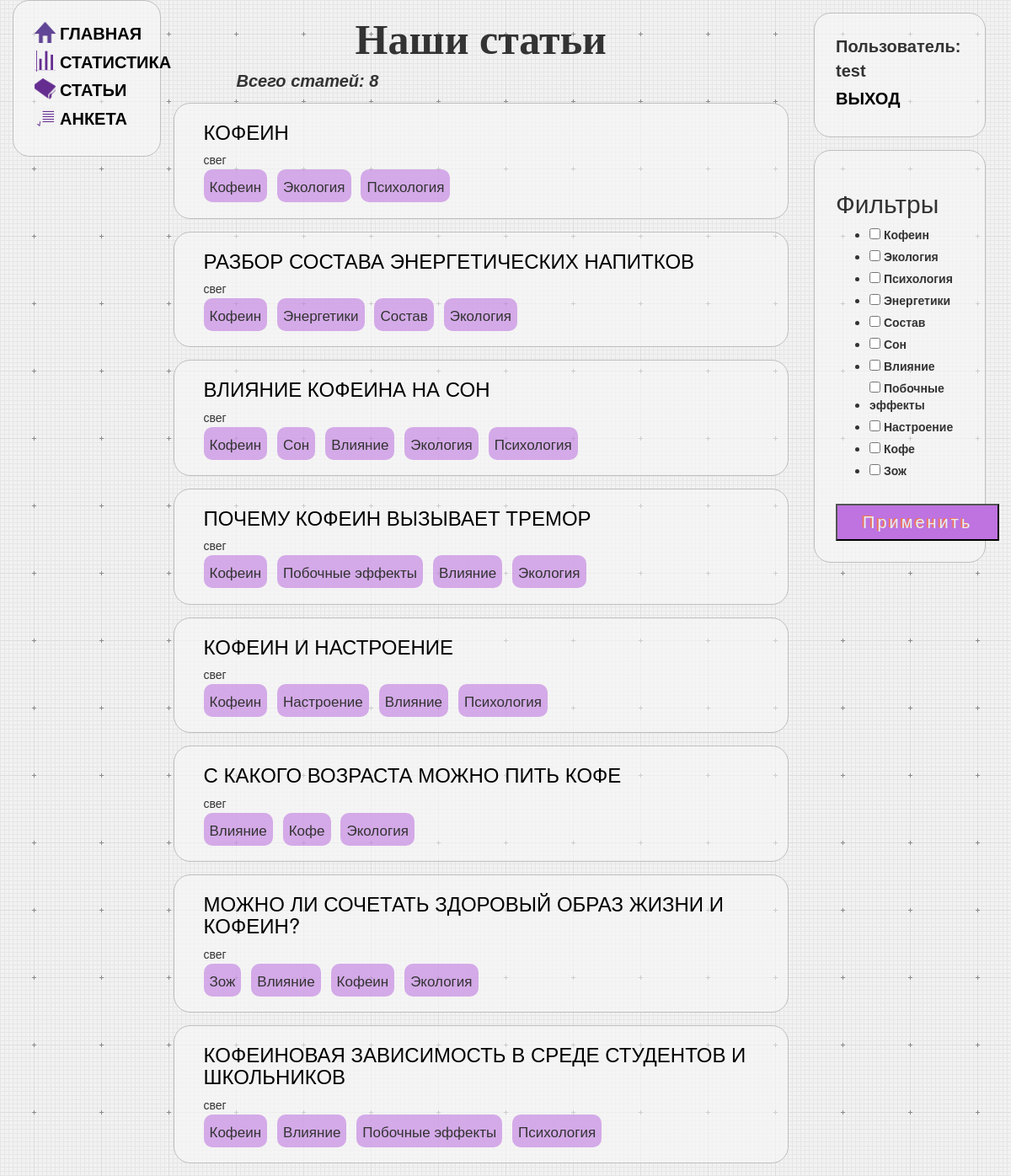
The page /caffeine/articles/ (signed in) on the database its author committed.
### catalog/models.py (models this page shows, shortened)
class Article(models.Model):
    article_id = models.AutoField(primary_key=True)
    title = models.TextField()
    summary = models.TextField(null=True)
    tags = models.TextField(null=True)
    template = models.TextField(default='base_article')
    class Meta:
        pass
    def create_dict(self):
        return {'title': self.title, 'tags': [i.capitalize().replace('_', ' ') for i in self.tags.split()],
                'summary': self.summary, 'id': self.article_id}

class CustomUser(AbstractBaseUser, PermissionsMixin):
    objects = CustomUserManager()
    last_login = False
    id = models.AutoField(primary_key=True)
    username = models.CharField(max_length=40, unique=True)
    email = models.EmailField(unique=True)
    password = models.CharField(max_length=30)
    is_staff = models.BooleanField(default=False)
    USERNAME_FIELD = 'username'
    REQUIRED_FIELDS = ['email', 'password']
    class Meta:
        pass

### catalog/views.py (the view)
# urls.py: urlpatterns += [path('articles/', views.articles_view, name="articles")]
def articles_view(request):
    num = Article.objects.all().count()
    articles_list = [i.create_dict() for i in Article.objects.all()]
    form = Articles_filter()
    filters = None
    if request.method == 'POST':
        req = dict(request.POST)
        if 'filter_field' in req.keys():
            filters = req['filter_field']
            articles_list = [i for i in articles_list if set(i['tags']).intersection(set(filters))]
            num = len(articles_list)
    return render(request, 'articles.html', {'num': num, 'articles_list': articles_list,
                                             'form': form, 'filters': filters})

### catalog/forms.py
class Articles_filter(forms.Form):
    tag_list = []
    articles = Article.objects.all()
    for i in articles:
        for j in i.create_dict()['tags']:
            if j not in tag_list:
                tag_list.append(j)
    filter_list = [(i, i) for i in tag_list]
    filter_field = forms.MultipleChoiceField(widget=forms.CheckboxSelectMultiple, choices=filter_list)

### templates/articles.html (shortened to what this page needs)
{% extends "base_generic.html" %}
{% block content %}
<h1 class="h1_class">Наши статьи</h1>
<h3 class="h3_class">{% if not filters %}Всего статей{% else %} Количество статей содержащих {% for tag in filters %}<span class="tag">{{tag}}</span>{% endfor %}{% endif %}: {{ num }}</h3>
{% for article in articles_list %}
<div class="questionary">
    <a href={{article.id}}><h3>{{article.title}}</h3></a>
    <p>{{article.summary}}</p>
    {% for tag in article.tags %}
    <span class="tag">{{tag}}</span>
    {% endfor %}
</div>
{% endfor %}
{% endblock %}
{% block right-col %}
<h2>Фильтры</h2>
<form method="post" action="{% url 'articles' %}">
    <table>
        {% for question in form %}
            <tr>
              <td>{{ question }}</td>
            </tr>
        {% endfor %}
    </table>
    <div class="button_field">
        <input class="next_button" type="submit" value="Применить" />
    </div>
</form>
{% endblock %}

### templates/base_generic.html (shortened to what this page needs)
<!DOCTYPE html>
<html lang="en">
<head>
  <link rel="stylesheet" href="https://maxcdn.bootstrapcdn.com/bootstrap/3.3.7/css/bootstrap.min.css">
  {% load static %}
  {% load static %}
  <link rel="stylesheet" href="{% static 'css/styles.css' %}">
   <link rel="stylesheet" href="{% static 'css/popupstyles.css' %}">
</head>
<body>
<div class="container">
  <div class="first-col">
    {% block sidebar %}
      <div class="style container-col">
          <div class="link1"><img class="icon" src="{% static 'img/home.png' %}"><a class="letters_sb" href="{% url 'index' %}">Главная</a></div>
          <div class="link1"><img class="icon" src="{% static 'img/stat.png' %}"><a class="letters_sb" href="{% url 'statistic' %}">Статистика</a></div>
          <div class="link1"><img class="icon" src="{% static 'img/book.png' %}"><a class="letters_sb" href="{% url 'articles' %}">Статьи</a></div>
          <div class="link1"><img class="icon" src="{% static 'img/anketa.png' %}"><a class="letters_sb" href="{% url 'questionary' %}">Анкета</a></div>
  </div>
    {% endblock %}
</div>
      <div class="second-col">
      {% block content %}{% endblock %}
      </div>
      <div class="third-col">
      <div class="style"> {% if user.is_authenticated %}
          <dd class="letters_sb">Пользователь: {{ user.get_username }}</dd>
          <dd class="letters_sb"><a href="{% url 'logout'%}?next={{request.path}}">Выход</a></dd>
          {% else %}
          <dd class="letters_sb"><a href="{% url 'login'%}?next={{request.path}}">Вход</a></dd>
          <dd class="letters_sb"><a href="{% url 'registration' %}">Регистрация</a></dd>{% endif %}
      </div><div class="style"> {% block right-col %}{% endblock %}</div></div>
  </div>
</body>
</html>

### catalog/static/css/styles.css (style rules this page uses)
.style { border-style: solid; border-radius: 20px; border-color: #bebebe; border-width: 1px; background-color:#f8f8f89a; margin: 15px; padding: 25px; }
.letters_sb { font-weight: 700; font-size: 20px; font-family: sans-serif; margin-bottom: 5px; }
a { color: black; text-decoration: none; text-transform: uppercase; cursor: pointer; }
.questionary { border-style: solid; border-radius: 20px; border-color: #bebebe; border-width: 1px; background-color:#f8f8f89a; margin: 15px; padding-left: 35px; padding-bottom: 25px; }
.next_button { position: relative; display: inline-block; padding: 10px 30px; margin-right: 10px; text-decoration: none; font-family: sans-serif; font-size: 20px; line-height: 1; letter-spacing: 3px; color: #E8EFF1; text-shadow: -2px -1px #F17555; background: #be73e0; transition: .3s; }
.button_field { margin-left: 0px; margin-top: 15px; }
.tag { background-color: #bd73e091; border-radius: 10px; margin-right: 8px; padding: 7px; font-size: 17px; }
.h1_class { font-size: 50px; font-weight: 800; font-family: Verdana; text-align: center; }
.h3_class { font-style: italic; font-weight: 700; font-size: 20px; font-family: sans-serif; margin-top: 10px; margin-left: 90px; margin-right: 90px; }
.container { display: flex; background-image: url(../img/background3.png); flex-direction: row; margin: 0px; width: 100%; }
.first-col { width: 15%; }
.second-col { width: 65%; }
.third-col { width: 20%; }
.link1 { display: flex; flex-direction: row; }
.container-col { display: flex; flex-direction: column; margin: 0px; }
.icon { margin-right: 5px; width: 25px; height: 25px; }

### rows shown on the page
Article: title "КОФЕИН", summary "свег"
Article: title "РАЗБОР СОСТАВА ЭНЕРГЕТИЧЕСКИХ НАПИТКОВ", summary "свег"
Article: title "ВЛИЯНИЕ КОФЕИНА НА СОН", summary "свег"
Article: title "ПОЧЕМУ КОФЕИН ВЫЗЫВАЕТ ТРЕМОР", summary "свег"
Article: title "КОФЕИН И НАСТРОЕНИЕ", summary "свег"
Article: title "С КАКОГО ВОЗРАСТА МОЖНО ПИТЬ КОФЕ", summary "свег"
Article: title "МОЖНО ЛИ СОЧЕТАТЬ ЗДОРОВЫЙ ОБРАЗ ЖИЗНИ И КОФЕИН?", summary "свег"
Article: title "КОФЕИНОВАЯ ЗАВИСИМОСТЬ В СРЕДЕ СТУДЕНТОВ И ШКОЛЬНИКОВ", summary "свег"
CustomUser: get_username "test"

### other values the page prints
{{ num }} "8"
{{ tag }} "Кофеин" "Экология" "Психология" "Кофеин" "Энергетики" "Состав" "Экология" "Кофеин" "Сон" "Влияние" "Экология" "Психология" "Кофеин" "Побочные эффекты" "Влияние" "Экология" "Кофеин" "Настроение" "Влияние" "Психология" "Влияние" "Кофе" "Экология" "Зож" "Влияние" "Кофеин" "Экология" "Кофеин" "Влияние" "Побочные эффекты" "Психология"
